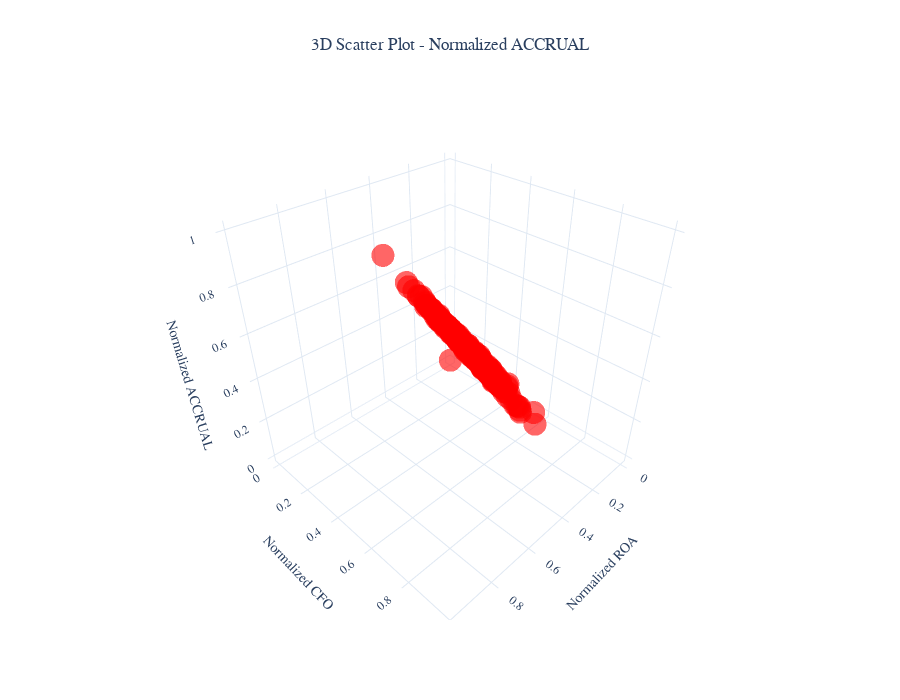

Notebook code cell kept with this figure:
### Code cell
#----------ACCRUAL relative to ROA and CFO----------

# create dataframe to store ACCRUAL, ROA and CFO
ACCRUAL_df = funda_df[['ACCRUAL', 'ROA', 'CFO']]
# store ACCRUAL, ROA and CFO values in independent variables
# note: these values have been normalized
norm_ACCRUAL = ((ACCRUAL_df['ACCRUAL'] - ACCRUAL_df['ACCRUAL'].min()) /
                (ACCRUAL_df['ACCRUAL'].max() - ACCRUAL_df['ACCRUAL'].min()))
norm_ROA = ((ACCRUAL_df['ROA'] - ACCRUAL_df['ROA'].min()) /
            (ACCRUAL_df['ROA'].max() - ACCRUAL_df['ROA'].min()))
norm_CFO = ((ACCRUAL_df['CFO'] - ACCRUAL_df['CFO'].min()) /
            (ACCRUAL_df['CFO'].max() - ACCRUAL_df['CFO'].min()))
# 3d scatter plot of ACCRUAL relative to ROA and CFO
fig = go.Figure()
fig.add_trace(go.Scatter3d(x=norm_ROA, y=norm_CFO, z=norm_ACCRUAL,
                           mode='markers', marker_color='red', opacity=0.6))
fig.update_layout(template='plotly_white', showlegend=False, 
                  scene=dict(xaxis=dict(title='Normalized ROA',
                                        tickfont=dict(family='Times New Roman, serif'),
                                        titlefont=dict(family='Times New Roman, serif')),
                               yaxis=dict(title='Normalized CFO',
                                          tickfont=dict(family='Times New Roman, serif'),
                                          titlefont=dict(family='Times New Roman, serif')),
                               zaxis=dict(title='Normalized ACCRUAL',
                                          tickfont=dict(family='Times New Roman, serif'),
                                          titlefont=dict(family='Times New Roman, serif'))),
                   title=go.layout.Title(text='3D Scatter Plot - Normalized ACCRUAL',
                                        font=dict(family='Times New Roman, serif'),
                                        x=0.5),
                  height=700)
fig.show()

### Figure 1 — Plotly figure (JSON) as saved in the notebook; plotly's stock layout.template omitted (floating-point values rounded to 4 significant figures; data arrays with more than 128 entries replaced by an {"elided": "..."} marker saying what was removed)
{"data": [{"marker": {"color": "red"}, "mode": "markers", "opacity": 0.6, "type": "scatter3d", "x": {"elided": "1457 float values"}, "y": {"elided": "1457 float values"}, "z": {"elided": "1457 float values"}}], "layout": {"height": 700, "scene": {"xaxis": {"tickfont": {"family": "Times New Roman, serif"}, "title": {"font": {"family": "Times New Roman, serif"}, "text": "Normalized ROA"}}, "yaxis": {"tickfont": {"family": "Times New Roman, serif"}, "title": {"font": {"family": "Times New Roman, serif"}, "text": "Normalized CFO"}}, "zaxis": {"tickfont": {"family": "Times New Roman, serif"}, "title": {"font": {"family": "Times New Roman, serif"}, "text": "Normalized ACCRUAL"}}}, "showlegend": false, "title": {"font": {"family": "Times New Roman, serif"}, "text": "3D Scatter Plot - Normalized ACCRUAL", "x": 0.5}}}
